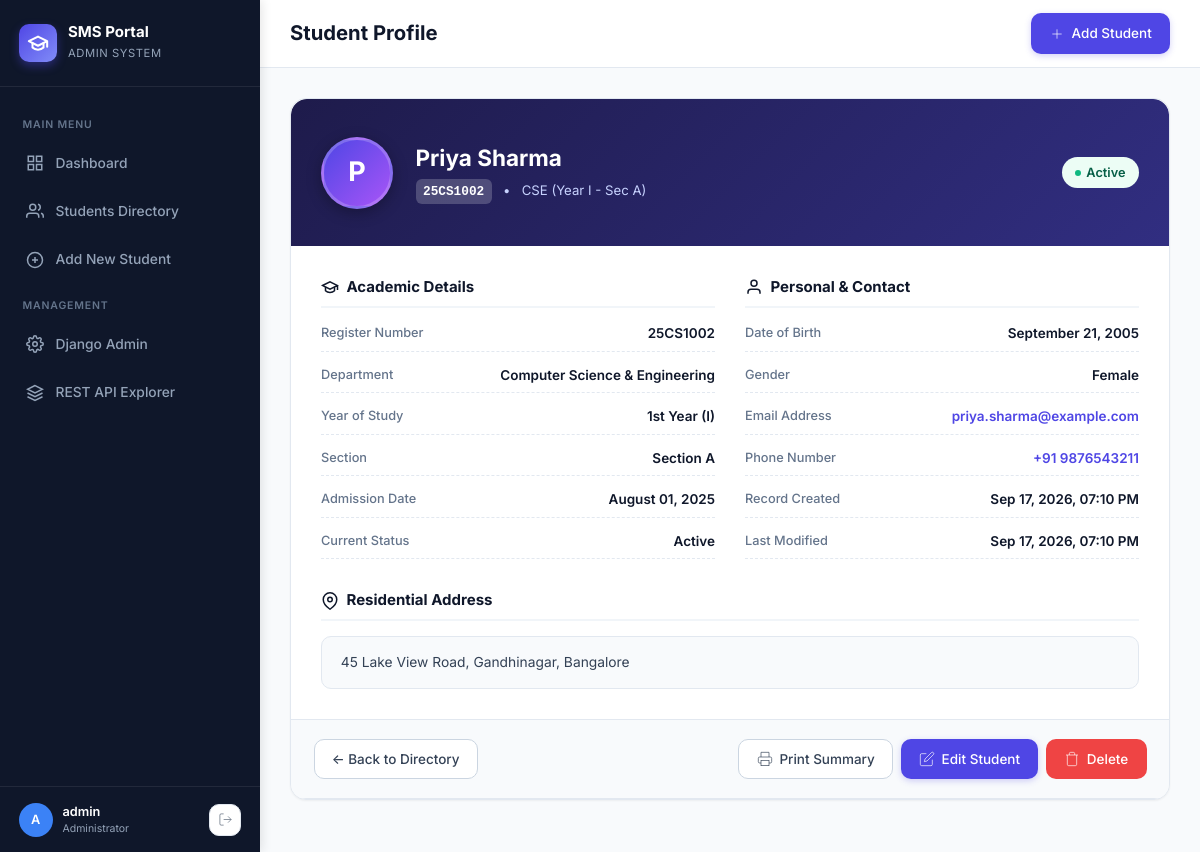
The app's page /students/2/ (signed in) with its own data.
### students/models.py (models this page shows, shortened)
class Student(models.Model):
    GENDER_CHOICES = [
        ('Male', 'Male'),
        ('Female', 'Female'),
        ('Other', 'Other'),
    ]
    DEPARTMENT_CHOICES = [
        ('AI&DS', 'Artificial Intelligence & Data Science'),
        ('CSE', 'Computer Science & Engineering'),
        ('IT', 'Information Technology'),
        ('ECE', 'Electronics & Communication Engineering'),
        ('EEE', 'Electrical & Electronics Engineering'),
        ('MECH', 'Mechanical Engineering'),
        ('CIVIL', 'Civil Engineering'),
    ]
    YEAR_CHOICES = [
        ('I', '1st Year (I)'),
        ('II', '2nd Year (II)'),
        ('III', '3rd Year (III)'),
        ('IV', '4th Year (IV)'),
    ]
    SECTION_CHOICES = [
        ('A', 'Section A'),
        ('B', 'Section B'),
        ('C', 'Section C'),
    ]
    STATUS_CHOICES = [
        ('Active', 'Active'),
        ('Inactive', 'Inactive'),
    ]
    register_number = models.CharField(
        max_length=20,
        unique=True,
        db_index=True,
        verbose_name="Register Number",
        help_text="Unique student registration/roll number (e.g., 25AD3018)"
    )
    name = models.CharField(
        max_length=100,
        verbose_name="Full Name"
    )
    email = models.EmailField(
        max_length=100,
        unique=True,
        verbose_name="Email Address"
    )
    phone = models.CharField(
        max_length=15,
        verbose_name="Phone Number",
        help_text="10-digit mobile number"
    )
    date_of_birth = models.DateField(
        verbose_name="Date of Birth"
    )
    gender = models.CharField(
        max_length=10,
        choices=GENDER_CHOICES,
        default='Male',
        verbose_name="Gender"
    )
    department = models.CharField(
        max_length=50,
        choices=DEPARTMENT_CHOICES,
        default='AI&DS',
        verbose_name="Department"
    )
    year = models.CharField(
        max_length=5,
        choices=YEAR_CHOICES,
        default='I',
        verbose_name="Year"
    )
    section = models.CharField(
        max_length=5,
        choices=SECTION_CHOICES,
        default='A',
        verbose_name="Section"
    )
    address = models.TextField(
        blank=True,
        null=True,
        verbose_name="Address"
    )
    admission_date = models.DateField(
        verbose_name="Admission Date",
        default=timezone.now
    )
    status = models.CharField(
        max_length=15,
        choices=STATUS_CHOICES,
        default='Active',
        verbose_name="Status"
    )
    created_at = models.DateTimeField(auto_now_add=True, verbose_name="Created At")
    updated_at = models.DateTimeField(auto_now=True, verbose_name="Updated At")
    class Meta:
        ordering = ['-created_at']
        verbose_name = 'Student'
        verbose_name_plural = 'Students'

### students/views.py (the view)
# urls.py: path('students/<int:pk>/', views.student_detail_view, name='student_detail'),
@login_required
def student_detail_view(request, pk):
    student = get_object_or_404(Student, pk=pk)
    return render(request, 'student_detail.html', {'student': student})

### templates/student_detail.html (shortened to what this page needs)
{% extends 'base.html' %}
{% block header_title %}Student Profile{% endblock %}
{% block content %}
<div style="max-width: 900px; margin: 0 auto;">
    <div class="card" style="margin-bottom: 1.5rem;">
        <div class="student-profile-header">
            <div class="profile-identity">
                <div class="large-avatar">
                    {{ student.name|first }}
                </div>
                <div class="profile-info">
                    <h2>{{ student.name }}</h2>
                    <div class="profile-meta">
                        <span class="reg-badge" style="background: rgba(255,255,255,0.2); color: #fff;">{{ student.register_number }}</span>
                        <span>&bull;</span>
                        <span>{{ student.department }} (Year {{ student.year }} - Sec {{ student.section }})</span>
                    </div>
                </div>
            </div>
            <div>
                <span class="status-pill {% if student.status == 'Active' %}active{% else %}inactive{% endif %}" style="padding: 0.4rem 0.9rem; font-size: 0.85rem;">
                    {{ student.status }}
                </span>
            </div>
        </div>
        <div class="profile-body-grid">
            <div class="info-section">
                <h3>
                    <svg width="18" height="18" viewBox="0 0 24 24" fill="none" stroke="currentColor" stroke-width="2"><path d="M22 10v6M2 10l10-5 10 5-10 5z"></path><path d="M6 12v5c3 3 9 3 12 0v-5"></path></svg>
                    Academic Details
                </h3>
                <div class="info-list">
                    <div class="info-item">
                        <span class="label">Register Number</span>
                        <span class="value">{{ student.register_number }}</span>
                    </div>
                    <div class="info-item">
                        <span class="label">Department</span>
                        <span class="value">{{ student.get_department_display }}</span>
                    </div>
                    <div class="info-item">
                        <span class="label">Year of Study</span>
                        <span class="value">{{ student.get_year_display }}</span>
                    </div>
                    <div class="info-item">
                        <span class="label">Section</span>
                        <span class="value">Section {{ student.section }}</span>
                    </div>
                    <div class="info-item">
                        <span class="label">Admission Date</span>
                        <span class="value">{{ student.admission_date|date:"F d, Y" }}</span>
                    </div>
                    <div class="info-item">
                        <span class="label">Current Status</span>
                        <span class="value">{{ student.status }}</span>
                    </div>
                </div>
            </div>
            <div class="info-section">
                <h3>
                    <svg width="18" height="18" viewBox="0 0 24 24" fill="none" stroke="currentColor" stroke-width="2"><path d="M20 21v-2a4 4 0 0 0-4-4H8a4 4 0 0 0-4 4v2"></path><circle cx="12" cy="7" r="4"></circle></svg>
                    Personal & Contact
                </h3>
                <div class="info-list">
                    <div class="info-item">
                        <span class="label">Date of Birth</span>
                        <span class="value">{{ student.date_of_birth|date:"F d, Y" }}</span>
                    </div>
                    <div class="info-item">
                        <span class="label">Gender</span>
                        <span class="value">{{ student.gender }}</span>
                    </div>
                    <div class="info-item">
                        <span class="label">Email Address</span>
                        <span class="value"><a href="mailto:{{ student.email }}" style="color: var(--primary); text-decoration: none;">{{ student.email }}</a></span>
                    </div>
                    <div class="info-item">
                        <span class="label">Phone Number</span>
                        <span class="value"><a href="tel:{{ student.phone }}" style="color: var(--primary); text-decoration: none;">+91 {{ student.phone }}</a></span>
                    </div>
                    <div class="info-item">
                        <span class="label">Record Created</span>
                        <span class="value">{{ student.created_at|date:"M d, Y, h:i A" }}</span>
                    </div>
                    <div class="info-item">
                        <span class="label">Last Modified</span>
                        <span class="value">{{ student.updated_at|date:"M d, Y, h:i A" }}</span>
                    </div>
                </div>
            </div>
            <div class="info-section" style="grid-column: span 2;">
                <h3>
                    <svg width="18" height="18" viewBox="0 0 24 24" fill="none" stroke="currentColor" stroke-width="2"><path d="M21 10c0 7-9 13-9 13s-9-6-9-13a9 9 0 0 1 18 0z"></path><circle cx="12" cy="10" r="3"></circle></svg>
                    Residential Address
                </h3>
                <div style="background: var(--gray-50); padding: 1rem 1.25rem; border-radius: var(--radius-md); border: 1px solid var(--gray-200); font-size: 0.92rem;">
                    {{ student.address|default:"No address recorded."|linebreaksbr }}
                </div>
            </div>
        </div>
        <div class="card-header" style="background: var(--gray-50); border-top: 1px solid var(--gray-200); justify-content: space-between;">
            <a href="{% url 'student_list' %}" class="btn btn-secondary">
                &larr; Back to Directory
            </a>
            <div style="display: flex; gap: 0.5rem;">
                <button type="button" class="btn btn-secondary" onclick="window.print()">
                    <svg viewBox="0 0 24 24" fill="none" stroke="currentColor"><polyline points="6 9 6 2 18 2 18 9"></polyline><path d="M6 18H4a2 2 0 0 1-2-2v-5a2 2 0 0 1 2-2h16a2 2 0 0 1 2 2v5a2 2 0 0 1-2 2h-2"></path><rect x="6" y="14" width="12" height="8"></rect></svg>
                    <span>Print Summary</span>
                </button>
                <a href="{% url 'student_edit' student.pk %}" class="btn btn-primary">
                    <svg viewBox="0 0 24 24" fill="none" stroke="currentColor"><path d="M11 4H4a2 2 0 0 0-2 2v14a2 2 0 0 0 2 2h14a2 2 0 0 0 2-2v-7"></path><path d="M18.5 2.5a2.121 2.121 0 0 1 3 3L12 15l-4 1 1-4 9.5-9.5z"></path></svg>
                    <span>Edit Student</span>
                </a>
                <button
                    type="button"
                    class="btn btn-danger"
                    onclick="openDeleteModal('{{ student.pk }}', '{{ student.name|escapejs }}', '{{ student.register_number|escapejs }}')"
                >
                    <svg viewBox="0 0 24 24" fill="none" stroke="currentColor"><polyline points="3 6 5 6 21 6"></polyline><path d="M19 6v14a2 2 0 0 1-2 2H7a2 2 0 0 1-2-2V6m3 0V4a2 2 0 0 1 2-2h4a2 2 0 0 1 2 2v2"></path></svg>
                    <span>Delete</span>
                </button>
            </div>
        </div>
    </div>
</div>
{% endblock %}

### templates/base.html (shortened to what this page needs)
<!DOCTYPE html>
<html lang="en">
<head>
    {% load static %}
    <link rel="stylesheet" href="{% static 'css/style.css' %}">
</head>
<body>
    <div class="app-container">
        <aside class="sidebar">
            <div class="sidebar-header">
                <div class="sidebar-logo">
                    <svg width="22" height="22" viewBox="0 0 24 24" fill="none" stroke="currentColor" stroke-width="2.2" stroke-linecap="round" stroke-linejoin="round">
                        <path d="M22 10v6M2 10l10-5 10 5-10 5z"></path>
                        <path d="M6 12v5c3 3 9 3 12 0v-5"></path>
                    </svg>
                </div>
                <div class="sidebar-title">
                    <h2>SMS Portal</h2>
                    <span>Admin System</span>
                </div>
            </div>
            <nav class="sidebar-nav">
                <span class="nav-section-label">Main Menu</span>
                <a href="{% url 'dashboard' %}" class="nav-link {% if request.resolver_match.url_name == 'dashboard' %}active{% endif %}">
                    <svg viewBox="0 0 24 24" fill="none" stroke="currentColor"><rect x="3" y="3" width="7" height="7"></rect><rect x="14" y="3" width="7" height="7"></rect><rect x="14" y="14" width="7" height="7"></rect><rect x="3" y="14" width="7" height="7"></rect></svg>
                    <span>Dashboard</span>
                </a>
                <a href="{% url 'student_list' %}" class="nav-link {% if request.resolver_match.url_name == 'student_list' %}active{% endif %}">
                    <svg viewBox="0 0 24 24" fill="none" stroke="currentColor"><path d="M17 21v-2a4 4 0 0 0-4-4H5a4 4 0 0 0-4 4v2"></path><circle cx="9" cy="7" r="4"></circle><path d="M23 21v-2a4 4 0 0 0-3-3.87"></path><path d="M16 3.13a4 4 0 0 1 0 7.75"></path></svg>
                    <span>Students Directory</span>
                </a>
                <a href="{% url 'student_add' %}" class="nav-link {% if request.resolver_match.url_name == 'student_add' %}active{% endif %}">
                    <svg viewBox="0 0 24 24" fill="none" stroke="currentColor"><circle cx="12" cy="12" r="10"></circle><line x1="12" y1="8" x2="12" y2="16"></line><line x1="8" y1="12" x2="16" y2="12"></line></svg>
                    <span>Add New Student</span>
                </a>
                <span class="nav-section-label">Management</span>
                <a href="/admin/" target="_blank" class="nav-link">
                    <span>Django Admin</span>
                </a>
                <a href="/api/students/" target="_blank" class="nav-link">
                    <svg viewBox="0 0 24 24" fill="none" stroke="currentColor"><polygon points="12 2 2 7 12 12 22 7 12 2"></polygon><polyline points="2 17 12 22 22 17"></polyline><polyline points="2 12 12 17 22 12"></polyline></svg>
                    <span>REST API Explorer</span>
                </a>
            </nav>
            <div class="sidebar-footer">
                <div class="user-info">
                    <div class="user-avatar">
                        {{ request.user.username|first|upper }}
                    </div>
                    <div>
                        <div class="user-name">{{ request.user.username }}</div>
                        <div class="user-role">Administrator</div>
                    </div>
                </div>
                <a href="{% url 'logout' %}" class="btn-icon" title="Log out">
                    <svg viewBox="0 0 24 24" fill="none" stroke="currentColor"><path d="M9 21H5a2 2 0 0 1-2-2V5a2 2 0 0 1 2-2h4"></path><polyline points="16 17 21 12 16 7"></polyline><line x1="21" y1="12" x2="9" y2="12"></line></svg>
                </a>
            </div>
        </aside>
        <div class="main-content">
            <header class="top-navbar">
                <div class="page-header-title">
                    <h1>{% block header_title %}Student Management System{% endblock %}</h1>
                </div>
                <div class="navbar-actions">
                    <a href="{% url 'student_add' %}" class="btn btn-primary">
                        <svg viewBox="0 0 24 24" fill="none" stroke="currentColor"><line x1="12" y1="5" x2="12" y2="19"></line><line x1="5" y1="12" x2="19" y2="12"></line></svg>
                        <span>Add Student</span>
                    </a>
                </div>
            </header>
            <main class="page-body">
                {% block content %}{% endblock %}
            </main>
        </div>
    </div>
</body>
</html>

### records on screen
Student: name|first "P", name "Priya Sharma", register_number "25CS1002", department "CSE", year "I", section "A", status "Active", department "Computer Science & Engineering", year "1st Year (I)", admission_date "August 01, 2025", date_of_birth "September 21, 2005", gender "Female", email "priya.sharma@example.com", phone "9876543211", created_at "Sep 17, 2026, 07:10 PM", updated_at "Sep 17, 2026, 07:10 PM", address "45 Lake View Road, Gandhinagar, Bangalore"

### other values on screen
{{ request.user.username|first|upper }} "A"
{{ request.user.username }} "admin"
